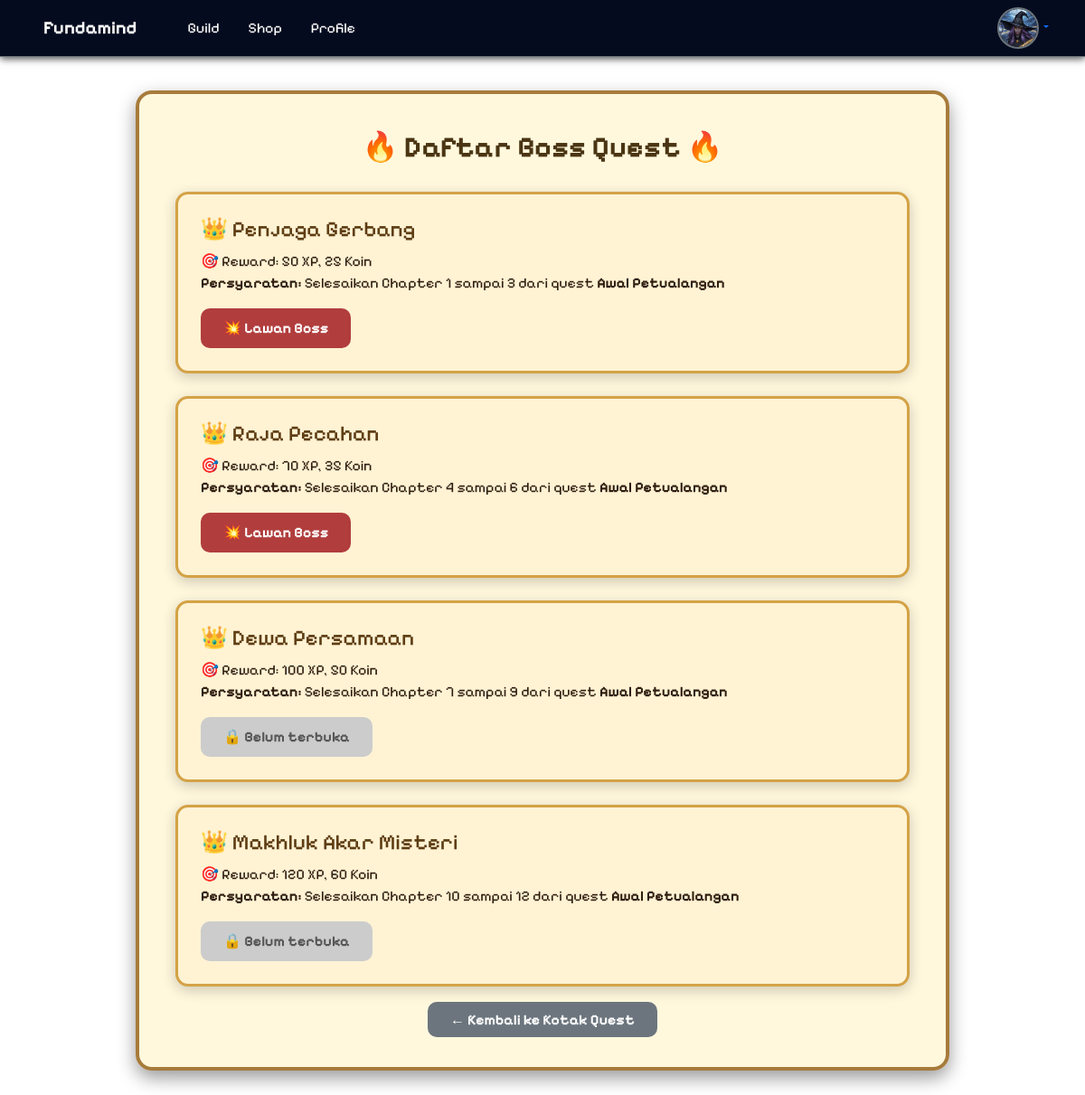
Page /pages/quest_boss.php (signed in) on the committed database.
### tables this page shows
CREATE TABLE `boss_quests` (
  `id_boss` int NOT NULL,
  `id_quest` int DEFAULT NULL,
  `nama_boss` varchar(100) DEFAULT NULL,
  `chapter_start` int DEFAULT NULL,
  `chapter_end` int DEFAULT NULL,
  `deskripsi_boss` text,
  `background_image` varchar(255) DEFAULT NULL,
  `boss_image` varchar(255) DEFAULT NULL,
  `xp_reward` int DEFAULT '0',
  `coin_reward` int DEFAULT '0'
);

CREATE TABLE `quests` (
  `id_quest` int NOT NULL,
  `judul` varchar(100) NOT NULL,
  `deskripsi` text,
  `kategori` enum('story','challenge','boss_battle') NOT NULL,
  `xp_reward` int DEFAULT '0',
  `coin_reward` int DEFAULT '0',
  `gambar_icon` varchar(255) DEFAULT NULL,
  `tersedia` tinyint(1) DEFAULT '1',
  `mulai_event` date DEFAULT NULL,
  `akhir_event` date DEFAULT NULL
);

### pages/quest_boss.php (the view, shortened to what this page needs)
<?php
include 'db.php';
$user_id = $_SESSION['user_id'];
$bosses = mysqli_query($koneksi, "
    SELECT b.*, q.judul AS judul_quest
    FROM boss_quests b
    JOIN quests q ON b.id_quest = q.id_quest
    ORDER BY b.id_boss ASC
");
function isBossUnlocked($koneksi, $user_id, $id_quest, $start, $end) {
    $chapters = mysqli_query($koneksi, "
        SELECT id_chapter
        FROM quest_chapters
        WHERE id_quest = $id_quest AND nomor_chapter BETWEEN $start AND $end
    ");
    $found = false;
    while ($chapter = mysqli_fetch_assoc($chapters)) {
        $found = true;
        $id_ch = $chapter['id_chapter'];
        $check = mysqli_query($koneksi, "
            SELECT 1
            FROM user_chapter_progress
            WHERE id_user = $user_id
              AND id_chapter = $id_ch
              AND sudah_selesai = 1
        ");
    }
    return $found;
}
?>
<!DOCTYPE html>
<html lang="id">
<head>
    <link href="https://cdn.jsdelivr.net/npm/bootstrap@5.3.3/dist/css/bootstrap.min.css" rel="stylesheet">
    <link rel="stylesheet" href="../assets/css/navbar.css" />
</head>
<body>
    <?php include 'includes/navbar.php'; ?>
    <div class="scroll-box">
        <h2 class="title">🔥 Daftar Boss Quest 🔥</h2>
        <?php while ($boss = mysqli_fetch_assoc($bosses)):
            $unlocked = isBossUnlocked($koneksi, $user_id, $boss['id_quest'], $boss['chapter_start'], $boss['chapter_end']);
        ?>
            <div class="boss-card">
                <h4>👑 <?= htmlspecialchars($boss['nama_boss']) ?></h4>
                <span>🎯 Reward: <?= $boss['xp_reward'] ?> XP, <?= $boss['coin_reward'] ?> Koin</span>
                <p><strong>Persyaratan:</strong> Selesaikan Chapter <?= $boss['chapter_start'] ?> sampai <?= $boss['chapter_end'] ?> dari quest <strong><?= htmlspecialchars($boss['judul_quest']) ?></strong></p>
                <?php if ($unlocked): ?>
                    <a href="boss_intro.php?id_boss=<?= $boss['id_boss'] ?>" class="btn btn-boss">💥 Lawan Boss</a>
                <?php else: ?>
                    <button class="locked" disabled>🔒 Belum terbuka</button>
                <?php endif; ?>
            </div>
        <?php endwhile; ?>
        <div class="text-center mt-4">
            <a href="quest_box.php" class="btn-back">← Kembali ke Kotak Quest</a>
        </div>
    </div>
</body>
</html>

### pages/quest_boss.php (style rules this page uses)
body { font-family: "PixelifySans", sans-serif; background-image: url('../assets/images/guild_background_1440x1024.png'); background-size: cover; background-position: center; color: #2e1d0f; padding-top: 60px; }
.scroll-box { background: rgba(255, 248, 220, 0.95); border: 4px solid #a77b3b; border-radius: 18px; padding: 40px; max-width: 900px; margin: 40px auto; box-shadow: 0 8px 20px rgba(0, 0, 0, 0.4); }
.boss-card { background-color: #fff3d4; border: 3px solid #d4a246; border-radius: 14px; padding: 25px; margin-bottom: 25px; box-shadow: 0 4px 15px rgba(0, 0, 0, 0.2); }
.boss-card h4 { color: #5e3d13; }
.btn-boss { background-color: #b13d3d; color: white; font-weight: bold; border: none; padding: 10px 25px; border-radius: 10px; text-decoration: none; }
.locked { background-color: #ccc; color: #555; font-weight: bold; padding: 10px 25px; border: none; border-radius: 10px; cursor: not-allowed; }
.btn-back { background-color: #6c757d; color: white; font-weight: bold; padding: 10px 25px; border-radius: 10px; text-decoration: none; }
h2.title { text-align: center; color: #4a3513; font-weight: bold; margin-bottom: 30px; }

### rows in the picture
boss_quests: nama_boss "Penjaga Gerbang", xp_reward "50", coin_reward "25", chapter_start "1", chapter_end "3", id_quest.judul "Awal Petualangan"
boss_quests: nama_boss "Raja Pecahan", xp_reward "70", coin_reward "35", chapter_start "4", chapter_end "6", id_quest.judul "Awal Petualangan"
boss_quests: nama_boss "Dewa Persamaan", xp_reward "100", coin_reward "50", chapter_start "7", chapter_end "9", id_quest.judul "Awal Petualangan", shows "🔒 Belum terbuka"
boss_quests: nama_boss "Makhluk Akar Misteri", xp_reward "120", coin_reward "60", chapter_start "10", chapter_end "12", id_quest.judul "Awal Petualangan", shows "🔒 Belum terbuka"
